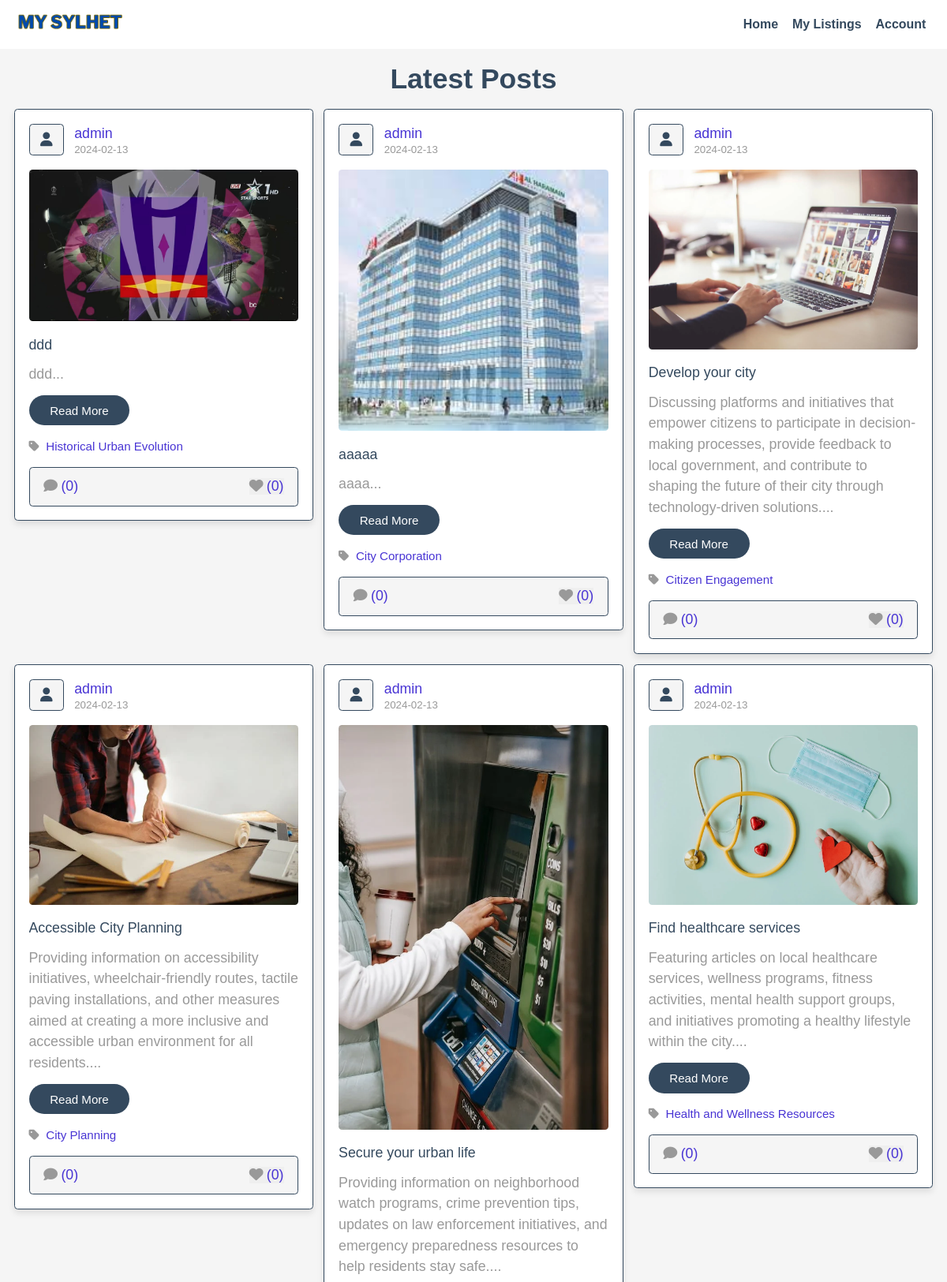
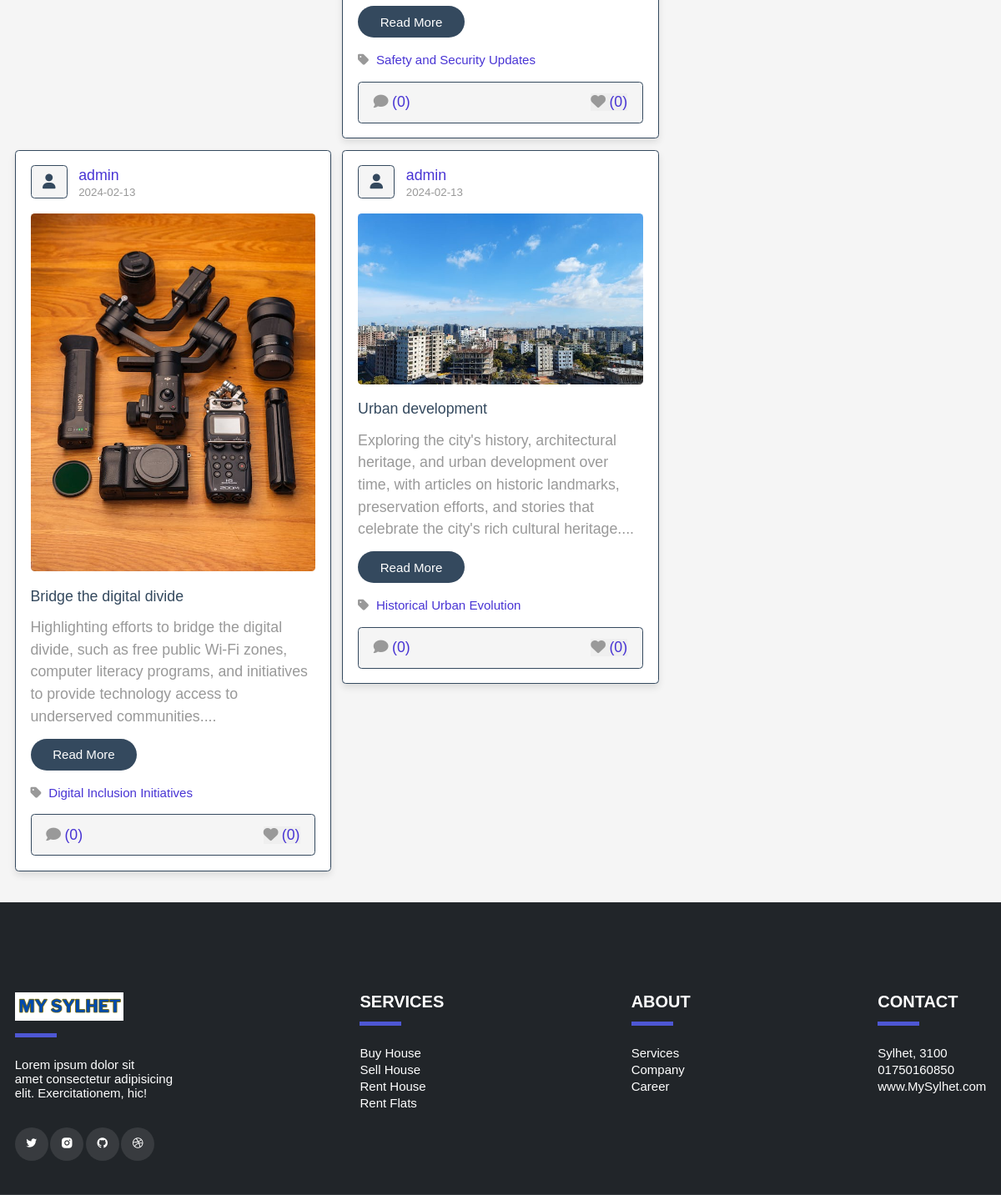
The page /project/posts.php on the database its author committed (2 pictures, top to bottom).
### tables this page shows
CREATE TABLE `posts` (
  `id` int(100) NOT NULL,
  `admin_id` int(100) NOT NULL,
  `name` varchar(100) NOT NULL,
  `title` varchar(100) NOT NULL,
  `content` varchar(10000) NOT NULL,
  `category` varchar(50) NOT NULL,
  `image` varchar(100) NOT NULL,
  `date` date NOT NULL DEFAULT current_timestamp(),
  `status` varchar(10) NOT NULL
);

### project/posts.php (the view, shortened to what this page needs)
<?php
include 'components/connect.php';
if(isset($_SESSION['user_id'])){
   $user_id = $_SESSION['user_id'];
}else{
   $user_id = '';
};
?>
<!DOCTYPE html>
<html lang="en">
<head>
   <link rel="stylesheet" href="https://cdnjs.cloudflare.com/ajax/libs/font-awesome/6.1.1/css/all.min.css">
   <link rel="stylesheet" href="css/style.css">
</head>
<body>
<?php include 'components/user_header.php'; ?>
<section class="posts-container">
   <h1 class="heading">latest posts</h1>
   <div class="box-container">
      <?php
         $select_posts = $conn->prepare("SELECT * FROM `posts` WHERE status = ?");
         $select_posts->execute(['active']);
         if($select_posts->rowCount() > 0){
            while($fetch_posts = $select_posts->fetch(PDO::FETCH_ASSOC)){
               $post_id = $fetch_posts['id'];
               $count_post_comments = $conn->prepare("SELECT * FROM `comments` WHERE post_id = ?");
               $count_post_comments->execute([$post_id]);
               $total_post_comments = $count_post_comments->rowCount();
               $count_post_likes = $conn->prepare("SELECT * FROM `likes` WHERE post_id = ?");
               $count_post_likes->execute([$post_id]);
               $total_post_likes = $count_post_likes->rowCount();
               $confirm_likes = $conn->prepare("SELECT * FROM `likes` WHERE user_id = ? AND post_id = ?");
               $confirm_likes->execute([$user_id, $post_id]);
      ?>
      <form class="box" method="post">
         <div class="post-admin">
            <i class="fas fa-user"></i>
            <div>
               <a href="author_posts.php?author=<?= $fetch_posts['name']; ?>"><?= $fetch_posts['name']; ?></a>
               <div><?= $fetch_posts['date']; ?></div>
            </div>
         </div>
         <?php
            if($fetch_posts['image'] != ''){
         ?>
         <img src="uploaded_img/<?= $fetch_posts['image']; ?>" class="post-image" alt="">
         <?php
         }
         ?>
         <div class="post-title"><?= $fetch_posts['title']; ?></div>
         <div class="post-content content-150"><?= $fetch_posts['content']; ?></div>
         <a href="view_post.php?post_id=<?= $post_id; ?>" class="inline-btn">read more</a>
         <a href="category.php?category=<?= $fetch_posts['category']; ?>" class="post-cat"> <i class="fas fa-tag"></i> <span><?= $fetch_posts['category']; ?></span></a>
         <div class="icons">
            <a href="view_post.php?post_id=<?= $post_id; ?>"><i class="fas fa-comment"></i><span>(<?= $total_post_comments; ?>)</span></a>
            <button type="submit" name="like_post"><i class="fas fa-heart" style="<?php if($confirm_likes->rowCount() > 0){ echo 'color:var(--red);'; } ?>  "></i><span>(<?= $total_post_likes; ?>)</span></button>
         </div>
      </form>
      <?php
         }
      }else{
         echo '<p class="empty">no posts added yet!</p>';
      }
      ?>
   </div>
</section>
<?php include 'components/footer.php'; ?>
</body>
</html>

### project/css/style.css (style rules this page uses)
:root { --main-color: #4834d4; --red: #e74c3c; --orange: #f39c12; --black: #34495e; --white: #fff; --light-bg: #f5f5f5; --light-color: #999; --border: 0.2rem solid var(--black); --box-shadow: 0 0.5rem 1rem rgba(0, 0, 0, 0.1); --c-brand: #4e57d4; --c-brand-light: #6970dd; --c-dark: #212529; }
* { font-family: Arial, Helvetica, sans-serif; margin: 0; padding: 0; box-sizing: border-box; outline: none; border: none; text-decoration: none; }
html { font-size: 55.5%; overflow-x: hidden; }
body { background-color: var(--light-bg); }
section { padding: 2rem; margin: 0 auto; max-width: 1200px; }
.btn, .delete-btn, .option-btn, .inline-btn, .inline-option-btn, .inline-delete-btn { margin-top: 1rem; border-radius: 3.5rem; cursor: pointer; font-size: 1.7rem; color: var(--white); padding: 1.2rem 3rem; text-transform: capitalize; text-align: center; }
.inline-btn, .inline-option-btn, .inline-delete-btn { display: inline-block; margin-right: 1rem; }
.inline-btn, .btn { background-color: var(--black); }
.heading { margin-bottom: 2rem; text-align: center; font-size: 4rem; color: var(--black); text-transform: capitalize; }
.posts-container .box-container { display: grid; grid-template-columns: repeat(auto-fit, minmax(33rem, 1fr)); gap: 1.5rem; align-items: flex-start; justify-content: center; }
.posts-container .box-container .box { border: var(--border); box-shadow: var(--box-shadow); border-radius: 0.5rem; background-color: var(--white); padding: 2rem; overflow: hidden; }
.posts-container .box-container .box .post-admin { display: flex; align-items: center; gap: 1.5rem; margin-bottom: 2rem; }
.posts-container .box-container .box .post-admin i { text-align: center; height: 4.5rem; width: 5rem; line-height: 4.2rem; font-size: 2rem; border: var(--border); border-radius: 0.5rem; background-color: var(--light-bg); color: var(--black); }
.posts-container .box-container .box .post-admin a { font-size: 2rem; color: var(--main-color); }
.posts-container .box-container .box .post-admin div { font-size: 1.5rem; margin-top: 0.2rem; color: var(--light-color); }
.posts-container .box-container .box .post-image { width: 100%; border-radius: 0.5rem; margin-bottom: 2rem; }
.posts-container .box-container .box .post-title { font-size: 2rem; color: var(--black); overflow: hidden; text-overflow: ellipsis; white-space: nowrap; margin-bottom: 1rem; }
.posts-container .box-container .box .post-content { font-size: 2rem; line-height: 1.5; padding: 0.5rem 0; color: var(--light-color); white-space: pre-line; }
.posts-container .box-container .box .post-content::after { content: "..."; }
.posts-container .box-container .box .post-cat { display: block; margin-top: 2rem; font-size: 1.7rem; }
.posts-container .box-container .box .post-cat i { margin-right: 0.5rem; color: var(--light-color); }
.posts-container .box-container .box .post-cat { color: var(--main-color); }
.posts-container .box-container .box .icons { display: flex; align-items: center; justify-content: space-between; gap: 1rem; background-color: var(--light-bg); border-radius: 0.5rem; padding: 1.5rem 2rem; border: var(--border); margin-top: 2rem; }
.posts-container .box-container .box .icons button { cursor: pointer; }
.posts-container .box-container .box .icons i { margin-right: 0.5rem; font-size: 2rem; color: var(--light-color); }
.posts-container .box-container .box .icons span { font-size: 2rem; color: var(--main-color); }

### rows shown on the page
posts: name "admin", date "2024-02-13", image (picture), title "ddd", content "ddd", category "Historical Urban Evolution", total_post_comments "0", total_post_likes "0"
posts: name "admin", date "2024-02-13", image (picture), title "aaaaa", content "aaaa", category "City Corporation", total_post_comments "0", total_post_likes "0"
posts: name "admin", date "2024-02-13", image (picture), title "Develop your city", content "Discussing platforms and initiatives that empower citizens to participate in decision-making processes, provide feedback to local government, and contribute to shaping the future of their city through technology-driven solutions.", category "Citizen Engagement", total_post_comments "0", total_post_likes "0"
posts: name "admin", date "2024-02-13", image (picture), title "Accessible City Planning", content "Providing information on accessibility initiatives, wheelchair-friendly routes, tactile paving installations, and other measures aimed at creating a more inclusive and accessible urban environment for all residents.", category "City Planning", total_post_comments "0", total_post_likes "0"
posts: name "admin", date "2024-02-13", image (picture), title "Secure your urban life", content "Providing information on neighborhood watch programs, crime prevention tips, updates on law enforcement initiatives, and emergency preparedness resources to help residents stay safe.", category "Safety and Security Updates", total_post_comments "0", total_post_likes "0"
posts: name "admin", date "2024-02-13", image (picture), title "Find healthcare services", content "Featuring articles on local healthcare services, wellness programs, fitness activities, mental health support groups, and initiatives promoting a healthy lifestyle within the city.", category "Health and Wellness Resources", total_post_comments "0", total_post_likes "0"
posts: name "admin", date "2024-02-13", image (picture), title "Bridge the digital divide", content "Highlighting efforts to bridge the digital divide, such as free public Wi-Fi zones, computer literacy programs, and initiatives to provide technology access to underserved communities.", category "Digital Inclusion Initiatives", total_post_comments "0", total_post_likes "0"
posts: name "admin", date "2024-02-13", image (picture), title "Urban development", content "Exploring the city's history, architectural heritage, and urban development over time, with articles on historic landmarks, preservation efforts, and stories that celebrate the city's rich cultural heritage.", category "Historical Urban Evolution", total_post_comments "0", total_post_likes "0"
